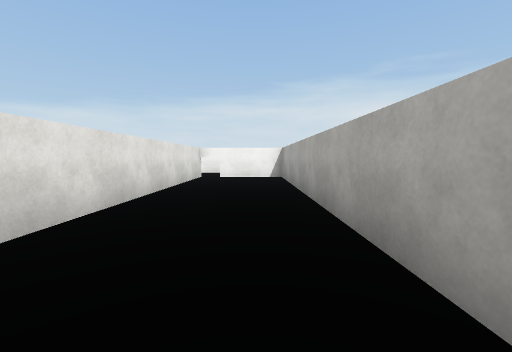
view 1 (above)

16 first-person views from a walk through a scene from a Unity 3-D project. The camera is 1.3 m above the floor, tilts 4° down and sees 90° across. The floor is counted in squares, 2 m on a side. Each view is taken from the middle of a square. On the plan, view 1 faces up. The plan holds only what a view shows up to about 9 squares ahead; the rest is blank. The place goes on beyond the plan. The player character is not drawn. Some animated figures are not drawn. Some surface patterns are stand-ins.

view 2
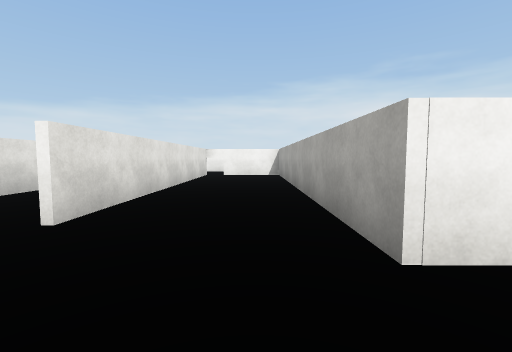

view 3
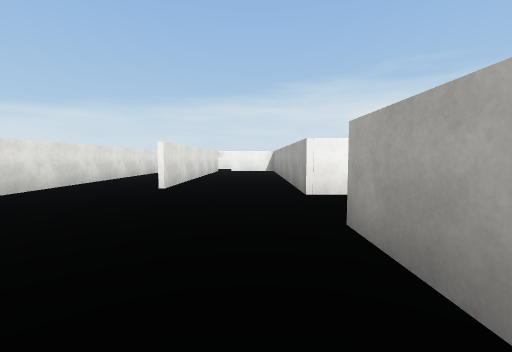

view 4
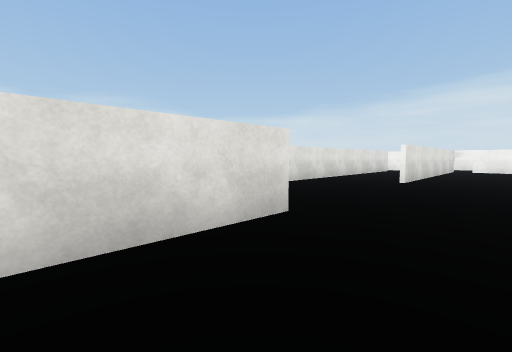

view 5
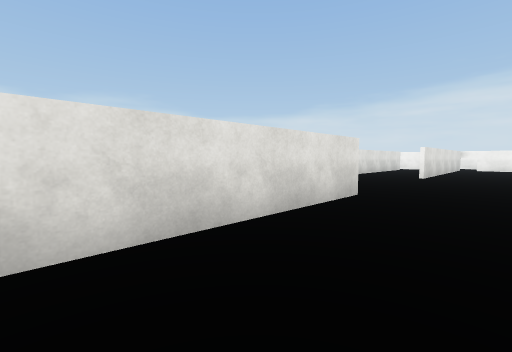

view 6
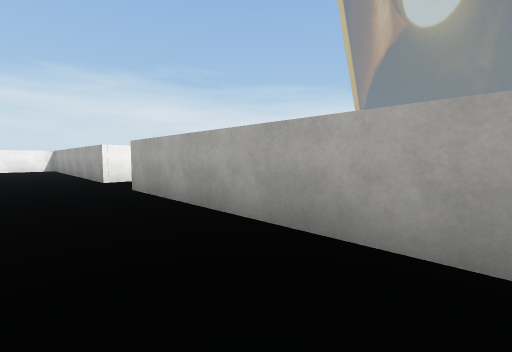

view 7
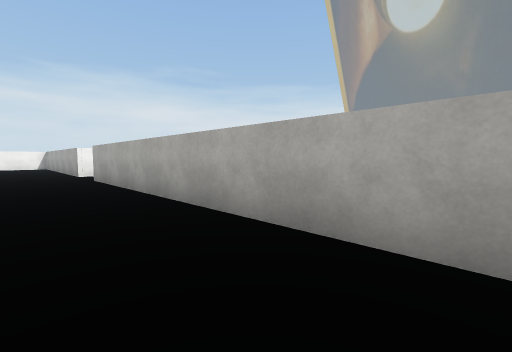

view 8
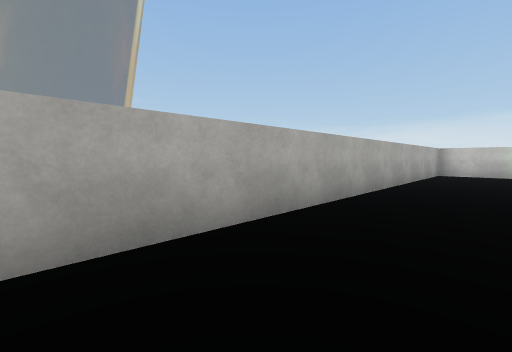

view 9
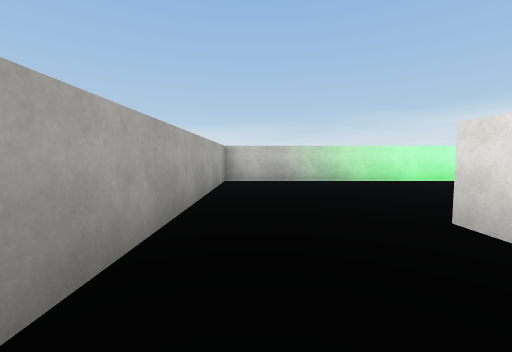

view 10
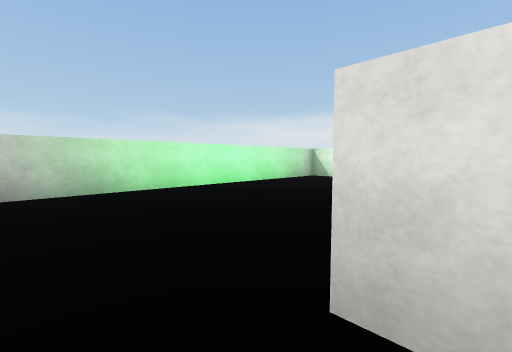

view 11
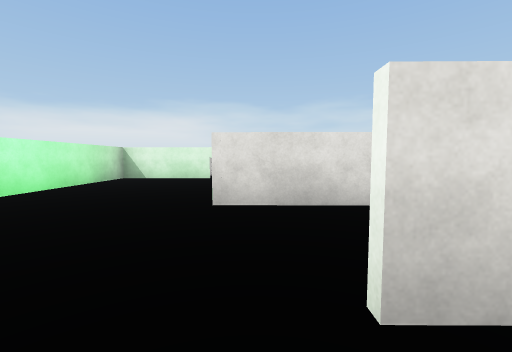

view 12
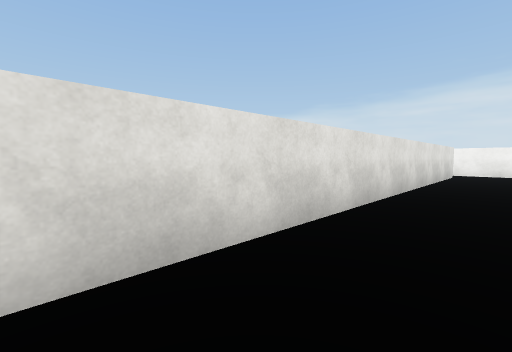

view 13
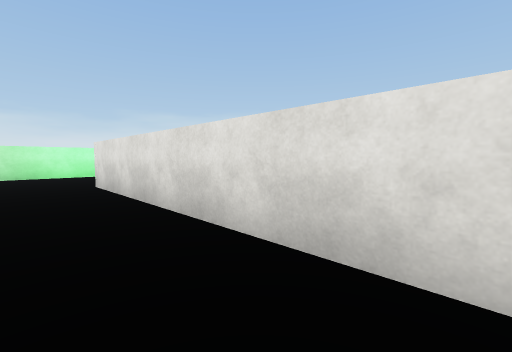

view 14
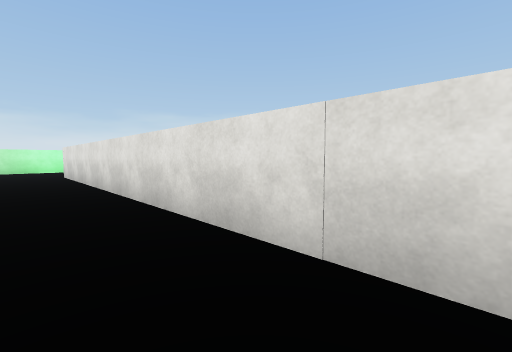

view 15
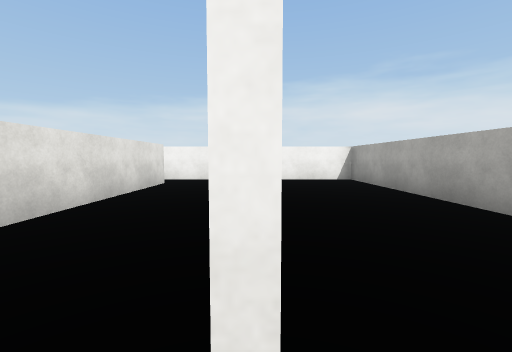

view 16
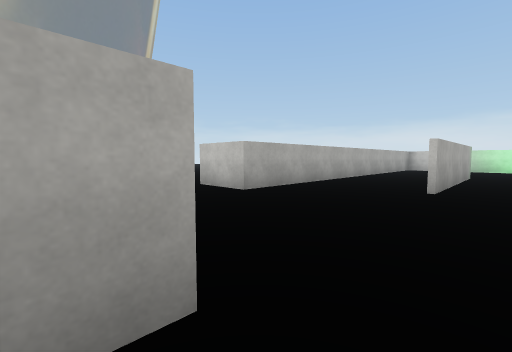

### Floor plan
Points are (right, up) in squares from view 1. A wall is a line through its corners. A room is listed if a view was taken in it or the views show most of it. See-through windows are left out.
Room 1 (views 1, 2, 3, 4, 5, 6, 8, 9, 10, 11, 12, 13, 14, 15, 16)
walls: (-2.1, 1.4) (-2.1, 2.1); (-1.9, -3.5) (-2, -8.6); (1.8, 0.5) (0.9, 0.5) (0.9, 8.8) (-1.8, 8.8) (-1.9, 1.4); (-4.4, 7.7) (-4.5, -9.7); (-2.2, -8.5) (-2.1, -3.5); (-3, 8.8) (-4.9, 8.8); (0.9, -9.6) (0.9, -1.5) (2.5, -1.5)
ways out: opening at (-2, -8.8) to room 2; opening at (1.5, -0.5)
Room 2 (view 7)
walls: (-9.3, -10.4) (-9.3, -13.3) (0.9, -13.3) (0.9, -9.6)
ways out: opening at (-2, -8.8) to room 1

Where each view was taken, in squares from view 1:
view 1: 0 up, 0 right, facing up
view 2: 1 down, 0 right, facing up
view 3: 4 down, 0 right, facing up
view 4: 6 down, 0 right, facing up-left
view 5: 8 down, 0 right, facing up-left
view 6: 7 down, 1 left, facing up-right
view 7: 10 down, 1 left, facing up-right
view 8: 2 down, 1 left, facing down-right
view 9: 6 down, 0 right, facing down
view 10: 8 down, 1 left, facing down-left
view 11: 9 down, 1 left, facing left
view 12: 3 down, 3 left, facing up-left
view 13: 3 down, 3 left, facing down-left
view 14: 1 up, 3 left, facing down-left
view 15: 1 up, 2 left, facing up
view 16: 2 up, 3 left, facing down-right
